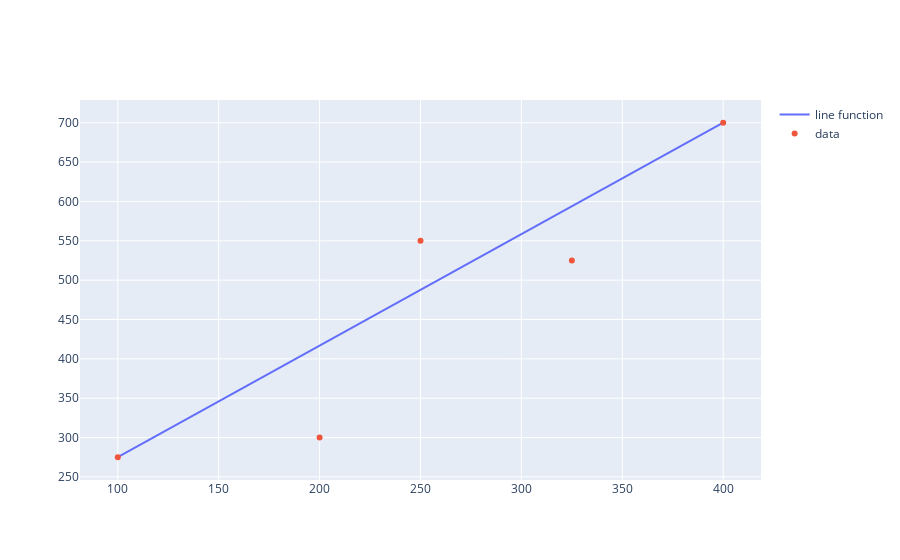

Source (notebook cell):
### Markdown cell above
Let's plot this regression formula with our data to get a sense of what it looks like.

### Code cell
# First import the `plotly` libraries and functions in our notebook. 
import plotly
from plotly.offline import init_notebook_mode, iplot
init_notebook_mode(connected=True)

# then import our graph functions
from graph import m_b_trace, trace_values, plot

regression_trace = m_b_trace(1.417, 133.33, budgets)
scatter_trace = trace_values(budgets, revenues)
plot([regression_trace, scatter_trace])

### Figure 1 — Plotly figure (JSON) as saved in the notebook; plotly's stock layout.template omitted (floating-point values rounded to 4 significant figures)
{"data": [{"mode": "lines", "name": "line function", "type": "scatter", "x": [100, 200, 250, 325, 400], "y": [275.0, 416.7, 487.6, 593.9, 700.1]}, {"mode": "markers", "name": "data", "text": [], "type": "scatter", "x": [100, 200, 250, 325, 400], "y": [275, 300, 550, 525, 700]}], "layout": {}}
